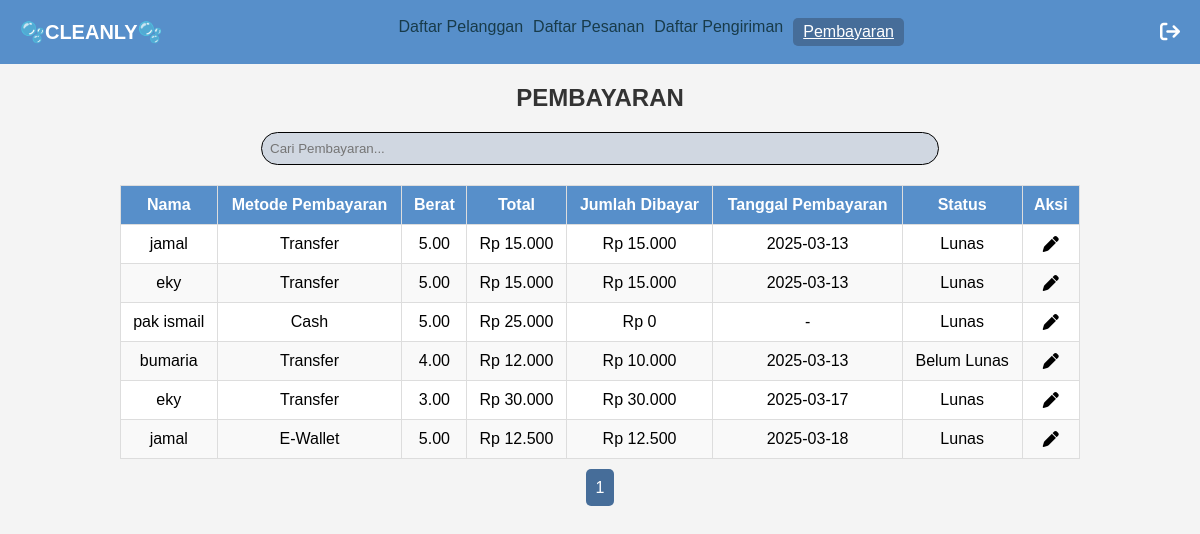
/dashboard-admin/pembayaran.php, run on the app's committed database.
### tables this page shows
CREATE TABLE `pembayaran` (
  `id_pembayaran` int(11) NOT NULL,
  `id_user` int(11) DEFAULT NULL,
  `id_pesanan` int(11) DEFAULT NULL,
  `metode_pembayaran` enum('Cash','Transfer','E-Wallet') NOT NULL,
  `berat` decimal(5,2) NOT NULL,
  `total` int(11) DEFAULT NULL,
  `tanggal_pembayaran` date DEFAULT NULL,
  `jumlah` int(11) DEFAULT NULL,
  `status` enum('Belum Dibayar','Lunas','Belum Lunas','Dibatalkan') DEFAULT 'Belum Dibayar'
);

CREATE TABLE `users` (
  `id_user` int(11) NOT NULL,
  `username` varchar(50) NOT NULL,
  `password` varchar(255) NOT NULL,
  `no_telp` varchar(15) NOT NULL,
  `role` enum('admin','user') NOT NULL
);

### dashboard-admin/pembayaran.php (the view, shortened to what this page needs)
<?php
include_once('../koneksi.php');
$limit = 10;
$page = isset($_GET['page']) ? $_GET['page'] : 1;
$start = ($page - 1) * $limit;
$get_pembayaran = mysqli_query($koneksi, "SELECT pembayaran.id_pembayaran, users.username, pembayaran.metode_pembayaran, pembayaran.berat, pembayaran.total, pembayaran.jumlah, pembayaran.tanggal_pembayaran, pembayaran.status
FROM users
INNER JOIN pembayaran ON pembayaran.id_user = users.id_user
LIMIT $start, $limit");
$total_records = mysqli_num_rows(mysqli_query($koneksi, "SELECT * FROM pembayaran"));
$total_pages = ceil($total_records / $limit);
include 'header.php';
?>
<!DOCTYPE html>
<html lang="en">
<head>
</head>
<body>
<h2>PEMBAYARAN</h2>
<div class="search-bar">
    <input type="text" id="search" placeholder="Cari Pembayaran...">
</div>
<table>
<thead>
    <tr>
        <th>Nama</th>
        <th>Metode Pembayaran</th>
        <th>Berat</th>
        <th>Total</th>
        <th>Jumlah Dibayar</th>
        <th>Tanggal Pembayaran</th>
        <th>Status</th>
        <th>Aksi</th>
    </tr>
</thead>
<tbody>
<?php while($data = mysqli_fetch_array($get_pembayaran)) { ?>
    <tr data-id="<?php echo $data['id_pembayaran']; ?>">
        <td><?php echo $data['username'];?></td>
        <td><?php echo $data['metode_pembayaran'];?></td>
        <td><?php echo $data['berat'];?></td>
        <td>Rp <?php echo number_format($data['total'] ?? 0, 0, ',', '.'); ?></td>
        <td>Rp <?php echo number_format($data['jumlah'] ?? 0, 0, ',', '.'); ?></td>
        <td><?php echo $data['tanggal_pembayaran'] ?? '-'; ?></td>
        <td><?php echo $data['status'];?></td>
        <td>
            <div class="updel">
                <i class="fa-solid fa-pen edit-pembayaran" style="cursor: pointer;"></i>
            </div>
        </td>
    </tr>
<?php } ?>
</tbody>
</table>
<div class="pagination">
    <?php for ($i = 1; $i <= $total_pages; $i++) { ?>
        <a href="?page=<?php echo $i; ?>" <?php echo ($page == $i) ? 'class="active"' : ''; ?>><?php echo $i; ?></a>
    <?php } ?>
</div>
</body>
</html>

### css/style.css (style rules this page uses)
body { font-family: Arial, sans-serif; margin: 0; padding: 0; background-color: #f4f4f4; }
h2 { text-align: center; margin: 20px 0; color: #333; }
.search-bar { display: flex; justify-content: center; margin: 20px 0; }
.search-bar input { width: 55%; padding: 8px; background-color: #D0D7E1; border: 1px solid black; border-radius: 100px; }
table { width: 80%; margin: 20px auto; border-collapse: collapse; background-color: white; }
table th, table td { border: 1px solid #ddd; padding: 10px; text-align: center; }
table th { background-color: #578FCA; color: white; }
table tr:nth-child(even) { background-color: #f9f9f9; }
.updel { display: flex; justify-content: center; gap: 12px; }
.pagination { text-align: center; margin: 20px; }
.pagination a { padding: 10px; margin: 0 5px; background-color: #578FCA; color: white; text-decoration: none; border-radius: 5px; }
.pagination a.active { background-color: #466d99; }

### data on the page
pembayaran: id_user.username "jamal", metode_pembayaran "Transfer", berat "5.00", total "15.000", jumlah "15.000", tanggal_pembayaran "2025-03-13", status "Lunas"
pembayaran: id_user.username "eky", metode_pembayaran "Transfer", berat "5.00", total "15.000", jumlah "15.000", tanggal_pembayaran "2025-03-13", status "Lunas"
pembayaran: id_user.username "pak ismail", metode_pembayaran "Cash", berat "5.00", total "25.000", jumlah "0", tanggal_pembayaran "-", status "Lunas"
pembayaran: id_user.username "bumaria", metode_pembayaran "Transfer", berat "4.00", total "12.000", jumlah "10.000", tanggal_pembayaran "2025-03-13", status "Belum Lunas"
pembayaran: id_user.username "eky", metode_pembayaran "Transfer", berat "3.00", total "30.000", jumlah "30.000", tanggal_pembayaran "2025-03-17", status "Lunas"
pembayaran: id_user.username "jamal", metode_pembayaran "E-Wallet", berat "5.00", total "12.500", jumlah "12.500", tanggal_pembayaran "2025-03-18", status "Lunas"
